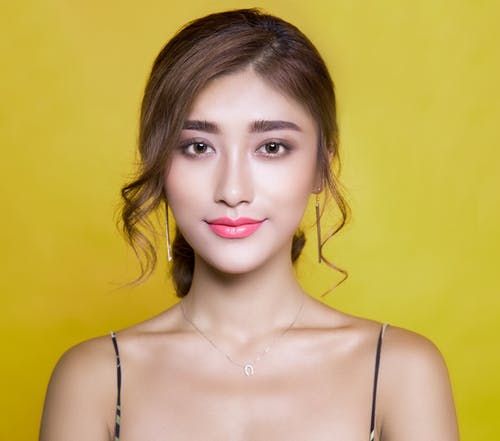
#> input picture pexels-photo-415829.jpeg, 500 x 441 px
$ python histogram_with_mask.py --image pexels-photo-415829.jpeg
#> lines starting #> are read from the running program, lines starting #| are printed output that depends on the picture; after the words box and inside, x2 and y2 are one past the last pixel; in counts of white or black regions, pixels touching at a corner belong together
import cv2
import argparse
import numpy as np
from matplotlib import pyplot as plt


def plot_histogram(image, title, mask=None):
    chans = cv2.split(image)
    colors = ("b", "g", "r")
    plt.figure()
    plt.title(title)
    plt.xlabel("Bins")
    plt.ylabel("Number of Pixels")

    for(chan, color) in zip(chans, colors):
        hist = cv2.calcHist([chan], [0], mask, [256], [0, 256])
        plt.plot(hist, color=color)
        plt.xlim([0, 256])


ap = argparse.ArgumentParser()
ap.add_argument("-i", "--image", required=True, help="Path to the image")
args = vars(ap.parse_args())

image = cv2.imread(args["image"])
#> image is the input picture: shape (441, 500, 3); mean B, G, R 91.1, 168.2, 194.5
cv2.imshow("Original", image)
plot_histogram(image, "Histogram for Original image")
#> the loop in plot_histogram, `for(chan, color) in zip(chans, colors):` made 3 passes
#> color on passes 1 to 3: 'b', 'g', 'r'

mask = np.zeros(image.shape[:2], dtype="uint8")
cv2.rectangle(mask, (60, 290), (210, 390), 255, -1)
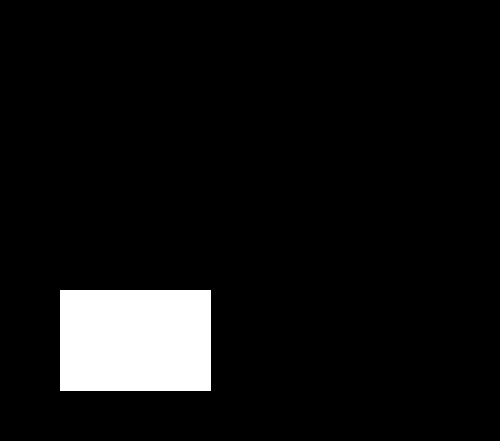
#> mask: shape (441, 500); 6.9% white; 1 white region, box (x1, y1, x2, y2) and area: (60, 290, 211, 391) 15251
cv2.imshow("Mask", mask)

masked = cv2.bitwise_and(image, image, mask=mask)
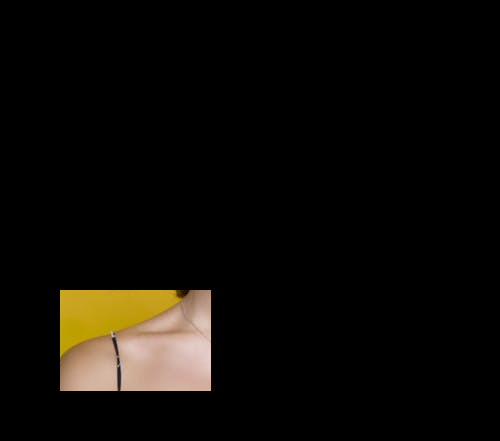
#> masked: shape (441, 500, 3); mean B, G, R 7.2, 11.1, 13.5
cv2.imshow("Applying the mask", masked)

plot_histogram(image, "Histogram for masked image", mask=mask)
#> the loop in plot_histogram (call 2), `for(chan, color) in zip(chans, colors):` made 3 passes
plt.show()
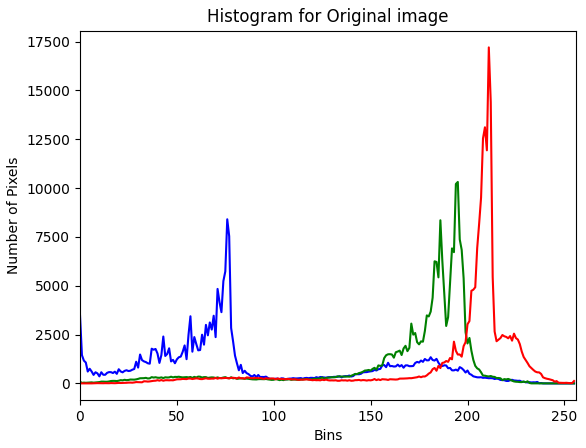
#> figure drawn by matplotlib, 1 panel; curve peaks at x = 76, y = 8402; curve peaks at x = 195, y = 10314; curve peaks at x = 211, y = 17202
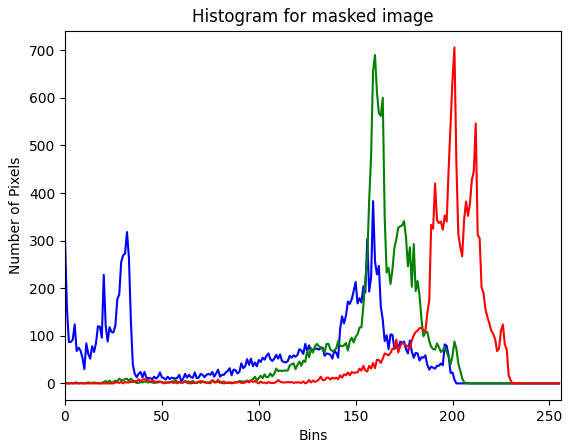
#> figure drawn by matplotlib, 1 panel; curve peaks at x = 159, y = 383; curve peaks at x = 160, y = 690; curve peaks at x = 201, y = 706
